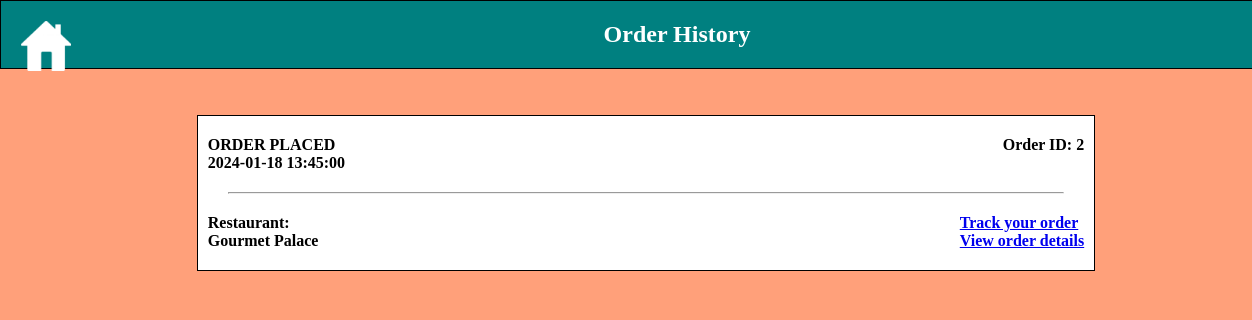
Page /order_history (signed in) on the committed database.
### tables this page shows
CREATE TABLE "OrderTable" (
	"OrderID"	INTEGER,
	"Status"	VARCHAR(255),
	"SubmissionTime"	DATETIME,
	"ReviewedBy"	INT,
	"ReceivedBy"	INT,
	FOREIGN KEY("ReviewedBy") REFERENCES "Customer"("CustomerID"),
	FOREIGN KEY("ReceivedBy") REFERENCES "Restaurant"("RestaurantID"),
	PRIMARY KEY("OrderID" AUTOINCREMENT)
);

### main.py (the view)
@app.route('/order_history')
def order_history():
    if 'user_id' not in session:
        flash('You need to login first', 'info')
        return redirect(url_for('login'))
    customer_id = session['user_id']
    conn = get_db_connection()
    try:
        query = '''
        SELECT ot.OrderID, ot.Status, ot.SubmissionTime, r.FirstName || ' ' || r.LastName AS RestaurantName
        FROM OrderTable ot
        JOIN Restaurant r ON ot.ReceivedBy = r.RestaurantID
        WHERE ot.ReviewedBy = ?
        '''
        orders = conn.execute(query, (customer_id,)).fetchall()
        conn.close()
        if not orders:
            flash('No orders found.')
        return render_template('OrderHistory.html', orders=orders)
    except sqlite3.OperationalError as e:
        flash('An error occurred while retrieving the order history. Please try again.')
        print(e)  # For debugging purposes
        return redirect(url_for('home'))

### main.py (called while the page is built)
def get_db_connection():
    conn = sqlite3.connect('C:/Users/M7MDKAN/Documents/UDE/5.Semester/Datenbanken Praktikum/Code/Project-FinalDB.db')
    conn.row_factory = sqlite3.Row
    return conn

### templates/OrderHistory.html (shortened to what this page needs)
<!DOCTYPE html>
<html lang="en">
<head>
    <link rel="stylesheet" href="{{ url_for('static', filename='css/OrderHistory.css') }}" rel="stylesheet" type="text/css" />
</head>
<body>
    <header>
        <div class="logo-container">
            <a href="{{ url_for('show_restaurants') }}"><img src="{{ url_for('static', filename='images/LieferSpatz.jpg') }}" alt="Logo" class="header-logo"/></a>
        </div>
        <h1>Order History</h1>
    </header>
    <main id="orderList">
        {% for order in orders %}
            <div class="order-container">
                <div class="first-part">
                    <div class="order-date&time">
                        <p class="order-placed-word">ORDER PLACED</p>
                        <p class="actual-date&time">{{ order.SubmissionTime }}</p>
                    </div>
                    <div class="OrderID">
                        <p>Order ID: {{ order.OrderID }}</p>
                    </div>
                </div>
                <hr>
                <div class="second-part">
                    <div class="restaurant-name">
                        <p class="restaurant-word">Restaurant:</p>
                        <p class="restaurant-address">{{ order.RestaurantName }}</p>
                    </div>
                    <div class="switching-links">
                        <a href="{{ url_for('track_order', order_id=order.OrderID) }}">Track your order</a>
                        <a href="{{ url_for('order_details', order_id=order.OrderID) }}">View order details</a>
                    </div>
                </div>
            </div>
        {% else %}
            <p>No orders found.</p>
        {% endfor %}
    </main>
</body>
</html>

### static/css/OrderHistory.css (style rules this page uses)
* { margin: 0; padding: 0; box-sizing: content-box; }
header { background-color: #008080; color: white; text-align: center; padding: 20px; display: center; border: 1px solid black; width: 100%; }
body { background: #FFA07A; }
h1 { font-size: 24px; text-align: center; }
.logo-container { float: inline-start; margin-right: 10px; margin-bottom: 10px; }
.header-logo { height: 50px; width: 50px; margin-bottom: 10px; }
main { padding: 20px; width:100%; display: flex; flex-direction: column; align-items: center; justify-content: center; }
.order-container { padding: 10px; border: 1px solid black; background-color: white; margin-bottom: 20px; width:70%; }
.first-part { display: flex; justify-content: space-between; font-weight: bolder; margin-top: 10px; }
.second-part { display: flex; justify-content: space-between; font-weight: bolder; margin-bottom: 10px; }
.switching-links { display: flex; flex-direction: column; }
hr { color:50px solid black ; font-weight: bold; margin: 20px; }

### rows in the picture
OrderTable: SubmissionTime "2024-01-18 13:45:00", OrderID "2", RestaurantName "Gourmet Palace"
